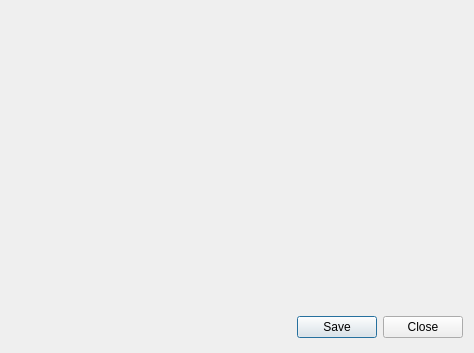
<ui version="4.0" >
 <class>WatcherScrollingGraphDialogGUI</class>
 <widget class="QDialog" name="WatcherScrollingGraphDialogGUI" >
  <property name="geometry" >
   <rect>
    <x>0</x>
    <y>0</y>
    <width>474</width>
    <height>353</height>
   </rect>
  </property>
  <property name="sizePolicy" >
   <sizepolicy vsizetype="MinimumExpanding" hsizetype="Minimum" >
    <horstretch>0</horstretch>
    <verstretch>0</verstretch>
   </sizepolicy>
  </property>
  <property name="windowTitle" >
   <string>Watcher Scrolling Graph</string>
  </property>
  <property name="autoFillBackground" >
   <bool>false</bool>
  </property>
  <layout class="QGridLayout" >
   <item row="0" column="0" colspan="2" >
    <widget class="QwtPlot" name="qwtPlot" >
     <property name="propertiesDocument" stdset="0" >
      <string/>
     </property>
     <property name="thisIsABool" stdset="0" >
      <bool>false</bool>
     </property>
    </widget>
   </item>
   <item row="1" column="0" >
    <spacer>
     <property name="orientation" >
      <enum>Qt::Horizontal</enum>
     </property>
     <property name="sizeHint" >
      <size>
       <width>157</width>
       <height>29</height>
      </size>
     </property>
    </spacer>
   </item>
   <item row="1" column="1" >
    <widget class="QDialogButtonBox" name="buttonBox" >
     <property name="sizePolicy" >
      <sizepolicy vsizetype="Fixed" hsizetype="Fixed" >
       <horstretch>0</horstretch>
       <verstretch>0</verstretch>
      </sizepolicy>
     </property>
     <property name="orientation" >
      <enum>Qt::Horizontal</enum>
     </property>
     <property name="standardButtons" >
      <set>QDialogButtonBox::Close|QDialogButtonBox::NoButton|QDialogButtonBox::Save</set>
     </property>
    </widget>
   </item>
  </layout>
 </widget>
 <customwidgets>
  <customwidget>
   <class>QwtPlot</class>
   <extends>QFrame</extends>
   <header>qwt_plot.h</header>
  </customwidget>
 </customwidgets>
 <resources/>
 <connections>
  <connection>
   <sender>buttonBox</sender>
   <signal>accepted()</signal>
   <receiver>WatcherScrollingGraphDialogGUI</receiver>
   <slot>accept()</slot>
   <hints>
    <hint type="sourcelabel" >
     <x>248</x>
     <y>254</y>
    </hint>
    <hint type="destinationlabel" >
     <x>157</x>
     <y>274</y>
    </hint>
   </hints>
  </connection>
  <connection>
   <sender>buttonBox</sender>
   <signal>rejected()</signal>
   <receiver>WatcherScrollingGraphDialogGUI</receiver>
   <slot>reject()</slot>
   <hints>
    <hint type="sourcelabel" >
     <x>316</x>
     <y>260</y>
    </hint>
    <hint type="destinationlabel" >
     <x>286</x>
     <y>274</y>
    </hint>
   </hints>
  </connection>
 </connections>
</ui>
